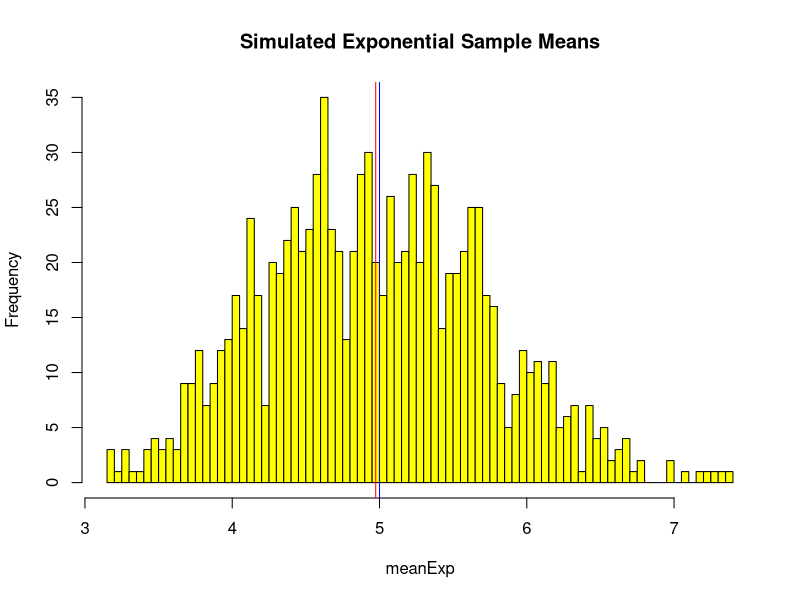

Reproduce this figure in R.
## ---- chunk 1
knitr::opts_chunk$set(echo = TRUE)
## ---- chunk 2
set.seed(1234)
## ---- chunk 3
lambda <- 0.2
n <- 40
sim <- 1000
## ---- chunk 4
simExp <- replicate(sim, rexp(n, lambda))
## ---- chunk 5
meanExp <- apply(simExp, 2, mean)
## ---- chunk 6
sampMean <- mean(meanExp)
sampMean
## ---- chunk 7
theoMean <- 1/lambda
theoMean
## ---- chunk 8
hist(meanExp, main = "Simulated Exponential Sample Means", col = "yellow", breaks = 100)
abline(v = sampMean, col = "red")
abline(v = theoMean, col = "blue")
## ---- chunk 9
sampSd <- sd(meanExp)
sampVar <- sampSd^2
sampVar
## ---- chunk 10
theoSd <- (1/lambda)/sqrt(n)
theoVar <- theoSd^2
theoVar
